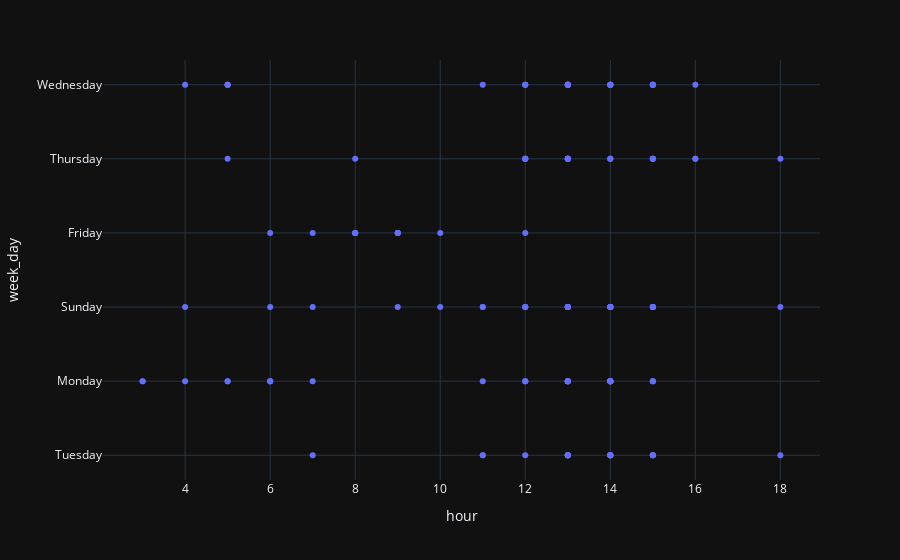

Write notebook code for a chart like this one.
### Code cell
px.scatter(df[df.duration_minutes > 55], x="hour", y="week_day")

### Figure 1 — Plotly figure (JSON) as saved in the notebook; plotly's stock layout.template omitted (floating-point values rounded to 4 significant figures; data arrays with more than 128 entries replaced by an {"elided": "..."} marker saying what was removed)
{"data": [{"hovertemplate": "hour=%{x}<br>week_day=%{y}<extra></extra>", "legendgroup": "", "marker": {"color": "#636efa", "symbol": "circle"}, "mode": "markers", "name": "", "orientation": "h", "showlegend": false, "x": {"elided": "157 int values"}, "xaxis": "x", "y": {"elided": "157 str values"}, "yaxis": "y", "type": "scatter"}], "layout": {"xaxis": {"anchor": "y", "domain": [0.0, 1.0], "title": {"text": "hour"}}, "yaxis": {"anchor": "x", "domain": [0.0, 1.0], "title": {"text": "week_day"}}, "legend": {"tracegroupgap": 0}, "margin": {"t": 60}}}
